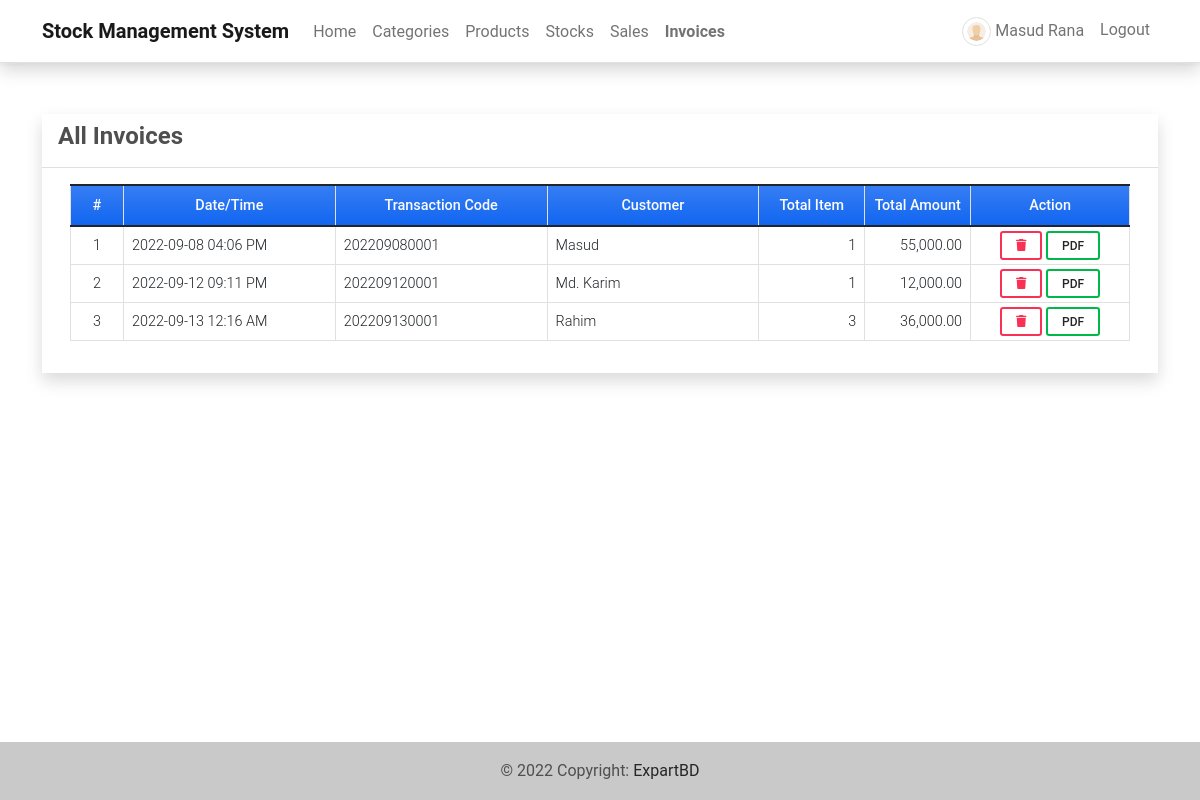
The page /invoices (signed in) on the database its author committed.
### imsApp/models.py (models this page shows, shortened)
class Invoice(models.Model):
    transaction = models.CharField(max_length = 250)
    customer = models.CharField(max_length = 250)
    total = models.FloatField(default= 0)
    date_created = models.DateTimeField(default=timezone.now)
    date_updated = models.DateTimeField(auto_now=True)
    def item_count(self):
        return Invoice_Item.objects.filter(invoice = self).aggregate(Sum('quantity'))['quantity__sum']

### imsApp/views.py (the view)
# urls.py: path('invoices',views.invoices,name='invoice-page'),
@login_required
def invoices(request):
    invoice =  Invoice.objects.all()
    context['page_title'] = 'Invoices'
    context['invoices'] = invoice
    return render(request, 'invoices.html', context)

### imsApp/templates/invoices.html (shortened to what this page needs)
{% extends 'base.html' %} {% load humanize %}
{% block pageContent %}
<div class="col-lg-12 col-md-12 col-sm-12 col-xs-12">
    <div class="card card-default rounded-0 shadow ">
        <div class="card-header">
            <div class="d-flex w-100 align-items-center justify-content-between">
                <h4 class="card-title fw-bold">All Invoices</h4>
            </div>
        </div>
        <div class="card-body">
            <div class="container-fluid">
                <table class="table table-bordered" id="invoice-list">
                    <colgroup>
                        <col width="5%">
                        <col width="20%">
                        <col width="20%">
                        <col width="20%">
                        <col width="10%">
                        <col width="10%">
                        <col width="15%">
                    </colgroup>
                    <thead>
                        <tr class="bg-gradient bg-primary bg-opacity-50 text-light">
                            <th class="px-2 py-2 text-center">#</th>
                            <th class="px-2 py-2 text-center">Date/Time</th>
                            <th class="px-2 py-2 text-center">Transaction Code</th>
                            <th class="px-2 py-2 text-center">Customer</th>
                            <th class="px-2 py-2 text-center">Total Item</th>
                            <th class="px-2 py-2 text-center">Total Amount</th>
                            <th class="px-2 py-2 text-center">Action</th>
                        </tr>
                    </thead>
                    <tbody>
                        {% for invoice in invoices %}
                        <tr>
                            <td class="px-2 py-1 align-middle text-center">{{ forloop.counter }}</td>
                            <td class="px-2 py-1 align-middle">{{ invoice.date_created|date:"Y-m-d h:i A" }}</td>
                            <td class="px-2 py-1 align-middle">{{ invoice.transaction }}</td>
                            <td class="px-2 py-1 align-middle">{{ invoice.customer }}</td>
                            <td class="px-2 py-1 align-middle text-end">{{ invoice.item_count|floatformat:0|intcomma }}</td>
                            <td class="px-2 py-1 align-middle text-end">{{ invoice.total|floatformat:2|intcomma }}</td>
                            <td class="px-2 py-1 align-middle text-center">
                                <button class="btn btn-outline-danger btn-sm delete-data" type="button" data-id="{{ invoice.pk }}" title="Delete">
                                    <i class="fa fa-trash"></i>
                                </button>
                                <a class="btn btn-outline-success text-dark btn-sm" target='_blank' href="{% url 'sales-invoice-pdf' invoice.transaction %}">pdf</a>
                            </td>
                        </tr>
                        {% endfor %}
                    </tbody>
                </table>
            </div>
        </div>
    </div>
</div>
{% endblock pageContent %}

### imsApp/templates/topNavigation.html (shortened to what this page needs)
{% load static %}
<header>
    <nav class="navbar navbar-expand-lg navbar-light bg-white fixed-top shadow border-bottom">
        <div class="container">
            <a class="navbar-brand" href="{% url 'home-page' %}">
                <b>Stock Management System</b>
            </a>
            <div class="collapse navbar-collapse" id="navbarExample01">
                <ul class="navbar-nav me-auto mb-2 mb-lg-0" id="topNav">
                    {% if user.id %}
                    <li class="nav-item">
                        <a class="nav-link" aria-current="page" href="{% url 'home-page' %}">Home</a>
                    </li>
                    <li class="nav-item">
                        <a class="nav-link" aria-current="page" href="{% url 'category-page' %}">Categories</a>
                    </li>
                    <li class="nav-item">
                        <a class="nav-link" aria-current="page" href="{% url 'product-page' %}">Products</a>
                    </li>
                    <li class="nav-item">
                        <a class="nav-link" aria-current="page" href="{% url 'inventory-page' %}">Stocks</a>
                    </li>
                    <li class="nav-item">
                        <a class="nav-link" aria-current="page" href="{% url 'sales-page' %}">Sales</a>
                    </li>
                    <li class="nav-item">
                        <a class="nav-link" aria-current="page" href="{% url 'invoice-page' %}">Invoices</a>
                    </li>
                    {% endif %}
                </ul>
                <ul class="navbar-nav d-flex flex-row">
                    {% if user.id %} {% if user.profile.user_type == 1 %} {% endif %}
                    <li class="nav-item me-3 me-lg-0">
                        <a class="nav-link" href="{% url 'profile' %}">
                            <span class="me-1"><img src="{{ MEDIA_URL }}/default/default-avatar.png" alt="User Avatar" id="user-avatar" class="img-thumbnail rounded-circle"></span>{{ user.first_name }} {{user.last_name}}
                        </a>
                    </li>
                    <li class="nav-item me-3 me-lg-0">
                        <a class="nav-link" href="{% url 'logout' %}">Logout</a>
                    </li>
                    {% endif %}
                </ul>
            </div>
        </div>
    </nav>
</header>

### static/assets/default/css/style.css (style rules this page uses)
.navbar { position: absolute !important; }
html, body { height: 100%; width: 100%; max-height: 100%; overflow: auto; display: flex; flex-direction: column; }
body>header { flex-shrink: auto; }
#user-avatar { width: 1.8rem; height: 1.8rem; object-fit: scale-down; object-position: center center; }
.nav-item.active a.nav-link { font-weight: bolder !important; }

### rows shown on the page
Invoice: date_created "2022-09-08 04:06 PM", transaction "202209080001", customer "Masud", item_count "1", total "55,000.00"
Invoice: date_created "2022-09-12 09:11 PM", transaction "202209120001", customer "Md. Karim", item_count "1", total "12,000.00"
Invoice: date_created "2022-09-13 12:16 AM", transaction "202209130001", customer "Rahim", item_count "3", total "36,000.00"

### other values the page prints
{{ user.first_name }} "Masud"
{{ user.last_name }} "Rana"
